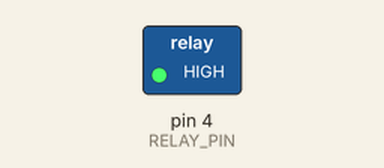
Recording of a sketch running on a simulated Arduino Uno, built with avr-gcc and run on an emulated ATmega328P. Shown: switched loads named in the sketch (green lamp = pin HIGH). Dashed ring = blinking.

Above: at 0.5 s.
Timing chart, 0 to 4.6 s (numbered marks = the images above):
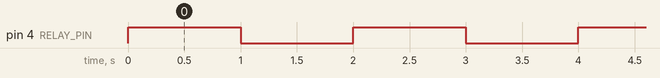

Measured:
- by itself, pin 4 (RELAY_PIN): alternates HIGH for 1.0 s and LOW for 1.0 s

The sketch:

test_relay.ino
```cpp
// Проверка реле-модуля 5V (IN, GND, VCC)
// Реле подключается: VCC -> 5V, GND -> GND, IN -> D4

const int RELAY_PIN = 4;

void setup() {
  pinMode(RELAY_PIN, OUTPUT);

  // Начальное состояние - реле выключено (можно LOW или HIGH,
  // зависит от модуля: активный LOW или активный HIGH)
  digitalWrite(RELAY_PIN, LOW);
}

void loop() {
  digitalWrite(RELAY_PIN, HIGH);  // Включаем реле
  delay(1000);                     // Ждём 1 секунду
  digitalWrite(RELAY_PIN, LOW);   // Выключаем реле
  delay(1000);                     // Ждём 1 секунду
}
```
